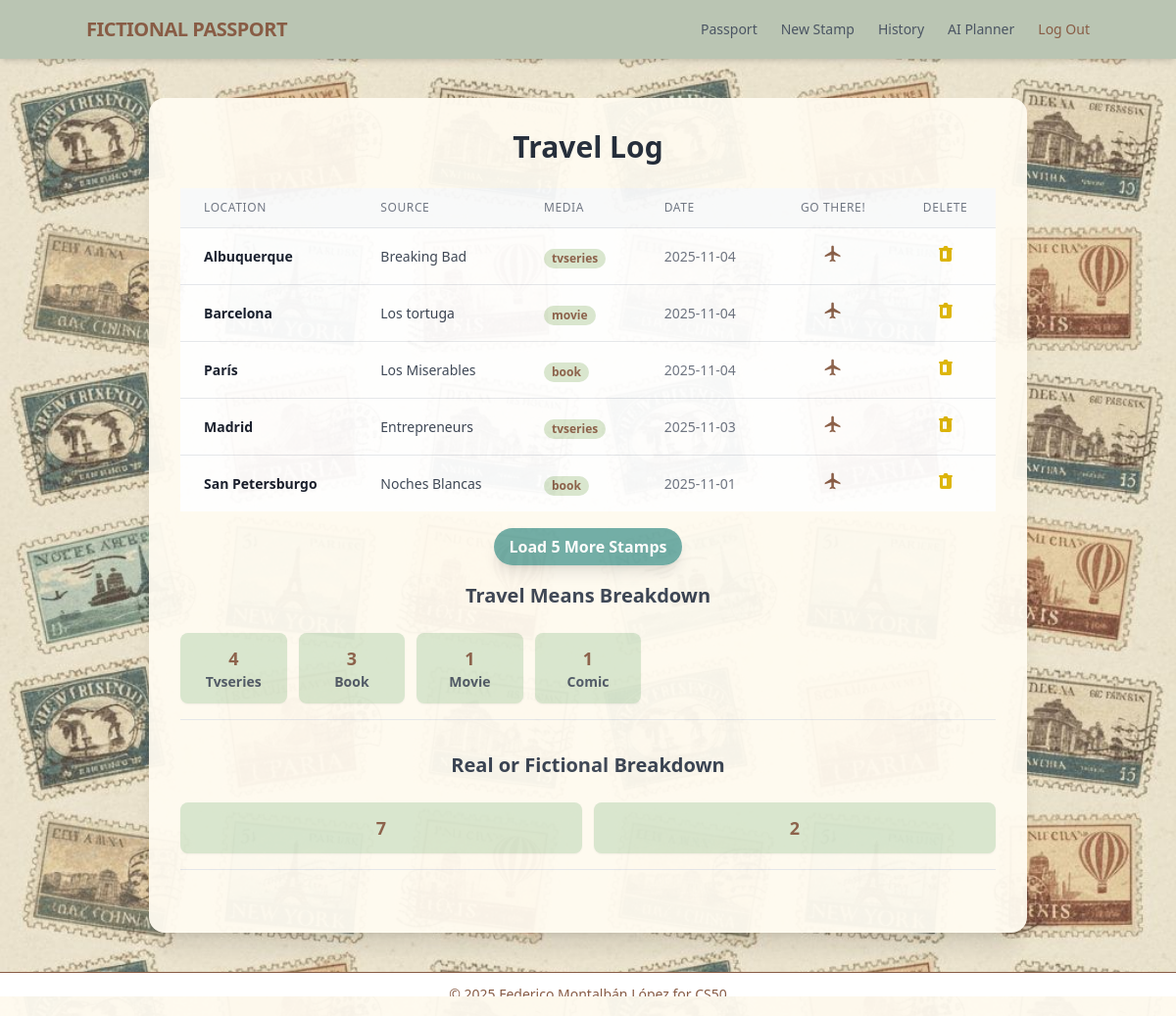
Page /history (signed in) on the earlier database version.
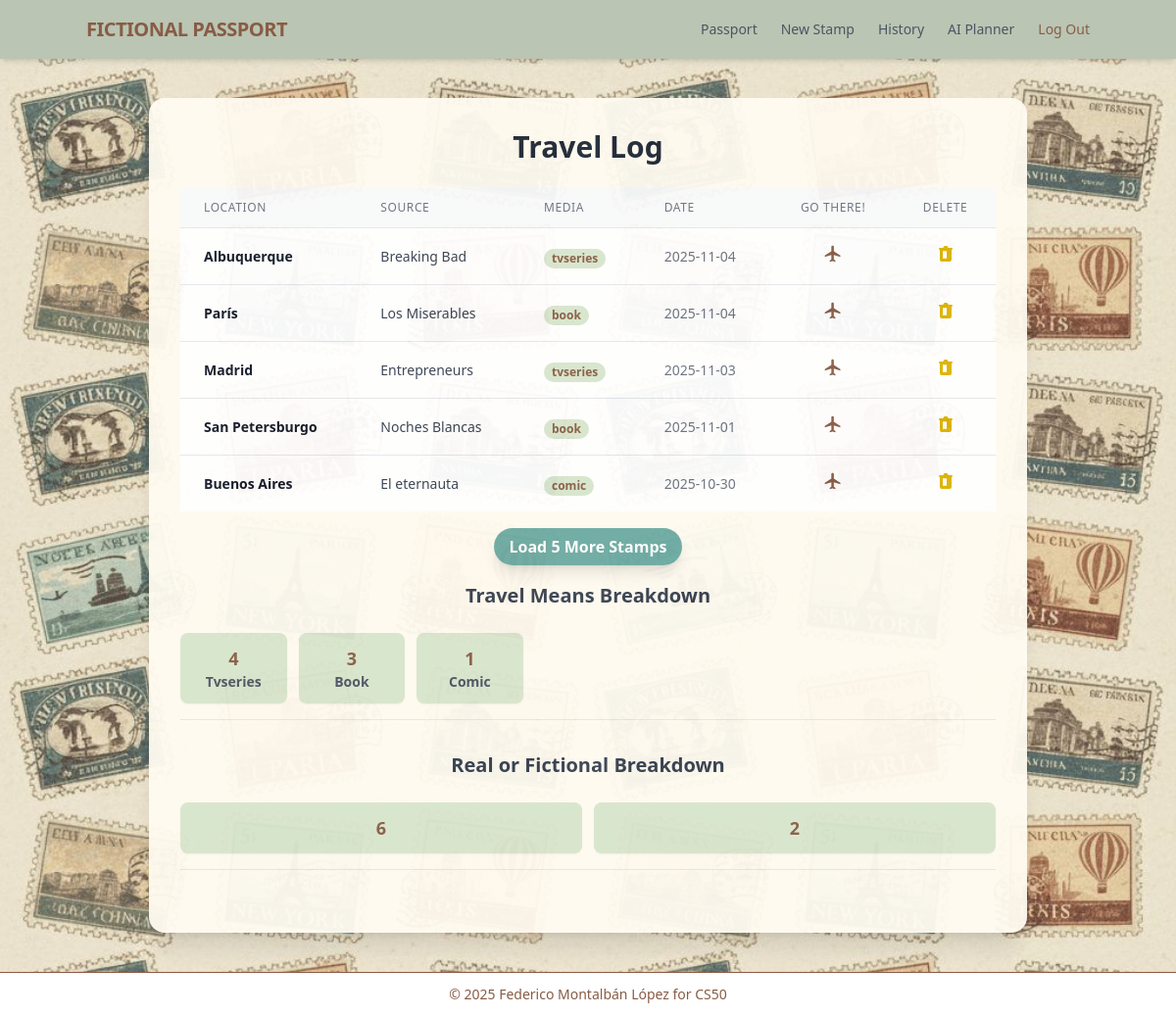
Same page on the later database version.
### tables this page shows
CREATE TABLE stamps (
id INTEGER PRIMARY KEY AUTOINCREMENT,
user_id INTEGER NOT NULL,
location_type,
location_name TEXT NOT NULL,
source TEXT NOT NULL,
means TEXT NOT NULL,
latitude REAL NOT NULL,
longitude REAL NOT NULL,
timestamp DATETIME DEFAULT CURRENT_TIMESTAMP,
FOREIGN KEY (user_id) REFERENCES users(id)
);

### app.py (the view)
@app.route("/history")
@login_required
def history():
    try:
        current_total = int(request.args.get("offset", 5))
        if current_total < 5:
            current_total = 5
    except ValueError:
        current_total = 5
    user_id = session["user_id"]
    limit = current_total
    stamps = db.execute(
        "SELECT id, location_name, source, means, timestamp FROM stamps "
        "WHERE user_id = ? ORDER BY timestamp DESC LIMIT ?",
        user_id, limit
    )
    for stamp in stamps:
        stamp['date_only'] = stamp['timestamp'].split(' ')[0]
    media_stats = db.execute(
        "SELECT means, COUNT(means) AS count FROM stamps "
        "WHERE user_id = ? GROUP BY means ORDER BY count DESC",
        user_id
    )
    real_fiction = db.execute(
        "SELECT location_type, COUNT(location_type) AS count FROM stamps "
        "WHERE user_id = ? GROUP BY location_type ORDER BY count DESC",
        user_id
    )
    next_stamps_check = db.execute(
        "SELECT id FROM stamps WHERE user_id = ? "
        "ORDER BY timestamp DESC LIMIT ? OFFSET ?",
        user_id, 1, limit
    )
    has_more = len(next_stamps_check) > 0
    next_offset = limit + 5
    stamps_loaded = limit
    return render_template(
        "history.html",
        stamps=stamps,
        has_more=has_more,
        next_offset=next_offset,
        stamps_loaded=stamps_loaded,
        media_stats=media_stats,
        real_fiction =real_fiction
    )

### app.py (called while the page is built)
@app.after_request
def after_request(response):
    response.headers["Cache-Control"] = "no-cache, no-store, must-revalidate"
    response.headers["Expires"] = 0
    response.headers["Pragma"] = "no-cache"
    return response

### helpers.py (called while the page is built)
def login_required(f):
    @wraps(f)
    def decorated_function(*args, **kwargs):
        if session.get("user_id") is None:
            return redirect("/login")
        return f(*args, **kwargs)
    return decorated_function

### templates/history.html (shortened to what this page needs)
{% extends "layout.html" %}
{% block main %}
    <div class="w-full max-w-4xl p-8 bg-[#fffbf1] opacity-95 rounded-2xl shadow-xl">
        <h1 class="text-3xl font-extrabold mb-6 text-center text-gray-800">Travel Log</h1>
        <div class="overflow-x-auto">
            <table class="min-w-full divide-y divide-gray-200">
                <thead class="bg-gray-50">
                    <tr>
                        <th class="px-6 py-3 text-left text-xs font-medium text-gray-500 uppercase tracking-wider">Location</th>
                        <th class="px-6 py-3 text-left text-xs font-medium text-gray-500 uppercase tracking-wider">Source</th>
                        <th class="px-6 py-3 text-left text-xs font-medium text-gray-500 uppercase tracking-wider">Media</th>
                        <th class="px-6 py-3 text-left text-xs font-medium text-gray-500 uppercase tracking-wider">Date</th>
                        <th class="px-6 py-3 text-center text-xs font-medium text-gray-500 uppercase tracking-wider">Go There!</th>
                        <th class="px-6 py-3 text-center text-xs font-medium text-gray-500 uppercase tracking-wider">Delete</th>
                    </tr>
                </thead>
                <tbody class="bg-white divide-y divide-gray-200">
                    {% for stamp in stamps %}
                    <tr class="hover:bg-gray-50 transition duration-150">
                        <td class="px-6 py-4 whitespace-nowrap text-sm font-semibold text-gray-900">
                            {{ stamp.location_name }}
                        </td>
                        <td class="px-6 py-4 whitespace-nowrap text-sm text-gray-700">
                            {{ stamp.source }}
                        </td>
                        <td class="px-6 py-4 whitespace-nowrap">
                            <span class="px-2 inline-flex text-xs leading-5 font-semibold rounded-full bg-[#d8e6ce] text-[#885C45]">
                                {{ stamp.means }}
                            </span>
                        </td>
                        <td class="px-6 py-4 whitespace-nowrap text-sm text-gray-500">
                            {{ stamp.date_only }}
                        </td>
                        <td class="px-6 py-4 whitespace-nowrap text-center text-sm font-medium">
                            <a href="https://www.google.com/search?q=visit+{{ stamp.location_name }}" title="Go There"
                               class="text-[#885C45] hover:text-[#BAC5B3] transition duration-150 transform hover:scale-110 inline-block">
                                <svg xmlns="http://www.w3.org/2000/svg" class="h-5 w-5" viewBox="0 0 24 24" fill="currentColor">
                                    <path d="M21 16v-2l-8-5V3.5c0-.83-.67-1.5-1.5-1.5S10 2.67 10 3.5V9L2 14v2l8-2.5V19l-2 1.5V22l3.5-1 3.5 1v-1.5L13 19v-5.5l8 2.5z"/>
                                </svg>
                            </a>
                        </td>
                        <td class="px-6 py-4 whitespace-nowrap text-center text-sm font-medium">
                            <form action="/delete_stamp" method="post" class="inline">
                                <button type="submit"
                                        class="text-[#ddb400] hover:text-red-900 transition duration-150 transform hover:scale-110"
                                        title="Delete this stamp">
                                </button>
                            </form>
                        </td>
                    </tr>
                    {% else %}
                    <tr>
                        <td colspan="6" class="px-6 py-8 text-center text-gray-500 text-lg">
                            No stamps found. Time to plan your first adventure!
                        </td>
                    </tr>
                    {% endfor %}
                </tbody>
            </table>
        </div>
        {% if has_more %}
        <div class="mt-6 text-center">
            <a href="/history?offset={{ next_offset }}"
               class="bg-[#6daba4] hover:bg-blue-600 text-white font-bold py-2 px-4 rounded-full shadow-lg transition duration-150 transform hover:scale-[1.01]">
                Load 5 More Stamps
            </a>
        </div>
        {% endif %}
        <div class="mb-8 border-b pb-4 mt-6">
            <h2 class="text-xl font-bold mb-6 text-gray-700 text-center">Travel Means Breakdown</h2>
            <div class="grid grid-cols-2 md:grid-cols-7 gap-3 text-sm font-semibold">
                {% for stat in media_stats %}
                <div class="p-3 bg-[#d8e6ce] rounded-lg shadow-sm">
                    <p class="text-[#885C45] text-lg font-extrabold text-center">{{ stat.count }}</p>
                    <p class="text-gray-600 text-center">{{ stat.means | capitalize }}</p>
                </div>
                {% else %}
                <p class="col-span-full text-center text-gray-500">No data yet!</p>
                {% endfor %}
            </div>
        </div>
        <div class="mb-8 border-b pb-4 mt-6">
            <h2 class="text-xl font-bold mb-6 text-gray-700 text-center">Real or Fictional Breakdown</h2>
            <div class="grid grid-cols-2 md:grid-cols-2 gap-3 text-sm font-semibold">
                {% for stat in real_fiction %}
                <div class="p-3 bg-[#d8e6ce] rounded-lg shadow-sm">
                    <p class="text-[#885C45] text-lg font-extrabold text-center">{{ stat.count }}</p>
                </div>
                {% else %}
                <p class="col-span-full text-center text-gray-500 text-center">No data yet!</p>
                {% endfor %}
            </div>
        </div>
    </div>
{% endblock %}

### templates/layout.html (shortened to what this page needs)
<!DOCTYPE html>
<html lang="en">
    <head>
        <script src="https://cdn.tailwindcss.com"></script>
        <link href="/static/styles.css" rel="stylesheet">
    </head>
    <body class="antialiased min-h-screen flex flex-col app-background">
        <nav class="bg-[#BAC5B3] shadow-md p-4 sticky top-0 z-50">
            <div class="container mx-auto flex justify-between items-center">
                <a class="text-xl font-bold tracking-tight text-gray-900 hover:text-gray-700" href="/">
                    <span class="text-[#885C45]">FICTIONAL PASSPORT</span>
                </a>
                <div class="flex space-x-6 text-sm font-medium">
                    {% if session["user_id"] %}
                        <a class="text-gray-600 hover:text-[#6daba4] transition duration-150" href="/passport">Passport</a>
                        <a class="text-gray-600 hover:text-[#6daba4] transition duration-150" href="/map">New Stamp</a>
                        <a class="text-gray-600 hover:text-[#6daba4] transition duration-150" href="/history">History</a>
                        <a class="text-gray-600 hover:text-[#6daba4] transition duration-150" href="/plan">AI Planner</a>
                        <a class="text-[#885C45] hover:text-red-700 transition duration-150" href="/logout">Log Out</a>
                    {% else %}
                        <a class="text-gray-600 hover:[#6daba4] transition duration-150" href="/register">Register</a>
                        <a class="text-gray-600 hover:[#6daba4] transition duration-150" href="/login">Log In</a>
                    {% endif %}
                </div>
            </div>
        </nav>
        <main class="flex-grow p-5 md:p-10 flex flex-col items-center">
            {% block main %}{% endblock %}
        </main>
        <footer class="mt-auto border-t border-[#885C45] py-3 w-full bg-white">
            <div class="text-center text-sm text-[#885C45]">
                &copy; 2025 Federico Montalbán López for CS50
            </div>
        </footer>
    </body>
</html>

### static/styles.css (style rules this page uses)
.app-background { background-image: url('background.jpg'); background-size: cover; background-attachment: fixed; background-position: center; }

Differences in the rows shown:
removed stamps: location_name "Barcelona", source "Los tortuga", means "movie", date_only "2025-11-04"
now on this page (row unchanged): stamps: location_name "Buenos Aires", source "El eternauta", means "comic", date_only "2025-10-30"
Other differences:
new list line: "6"
list line gone: "1 Movie"
list line gone: "7"
